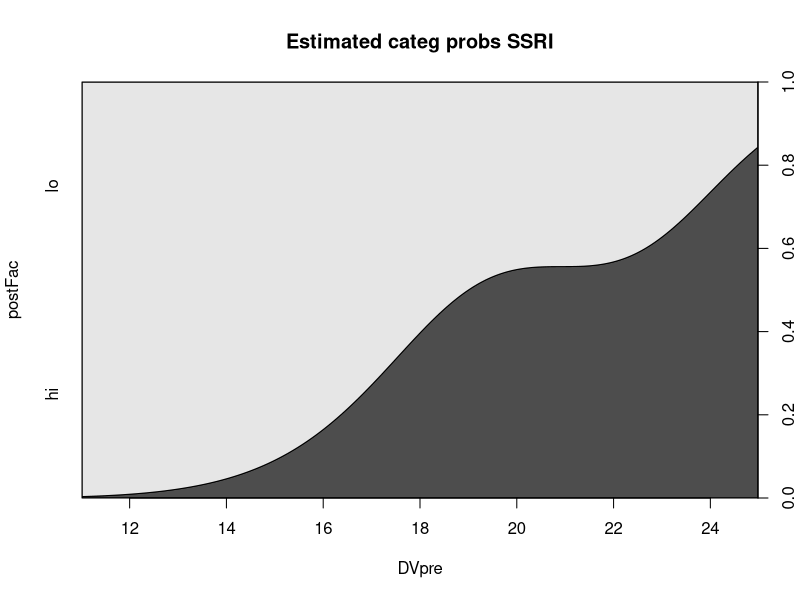
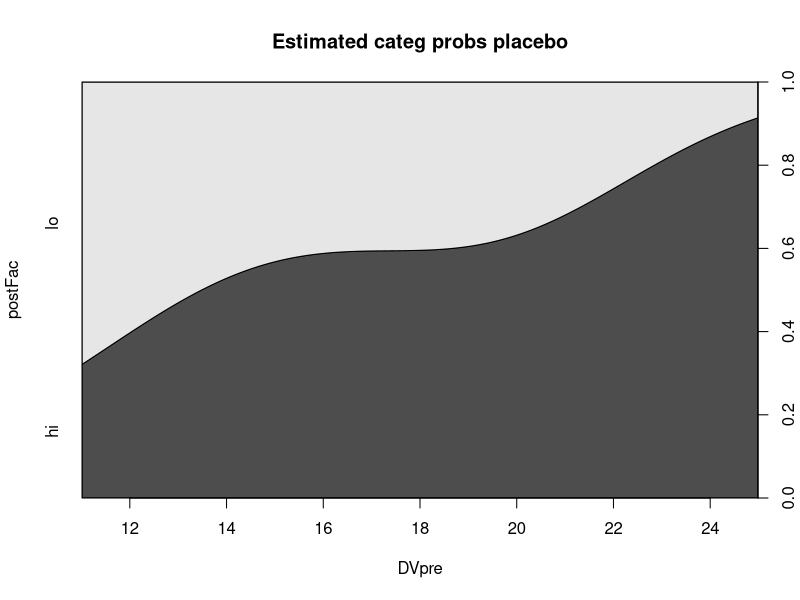
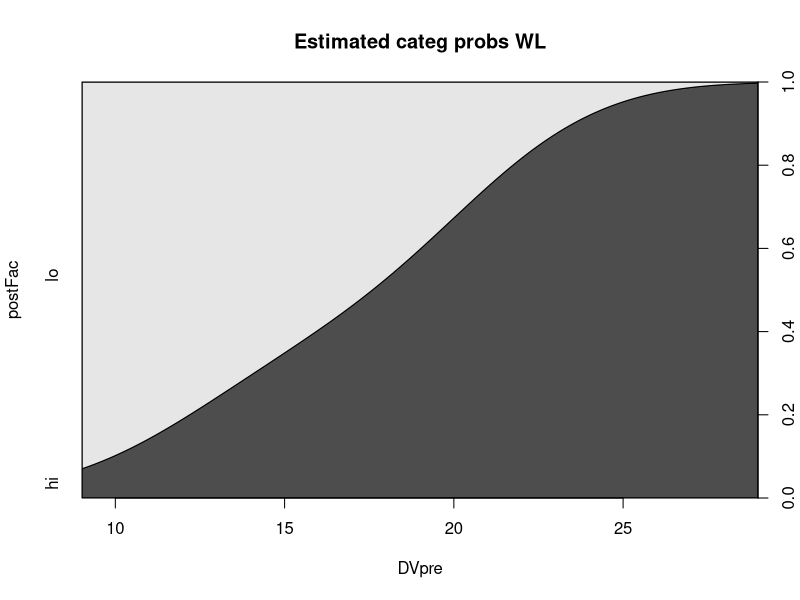
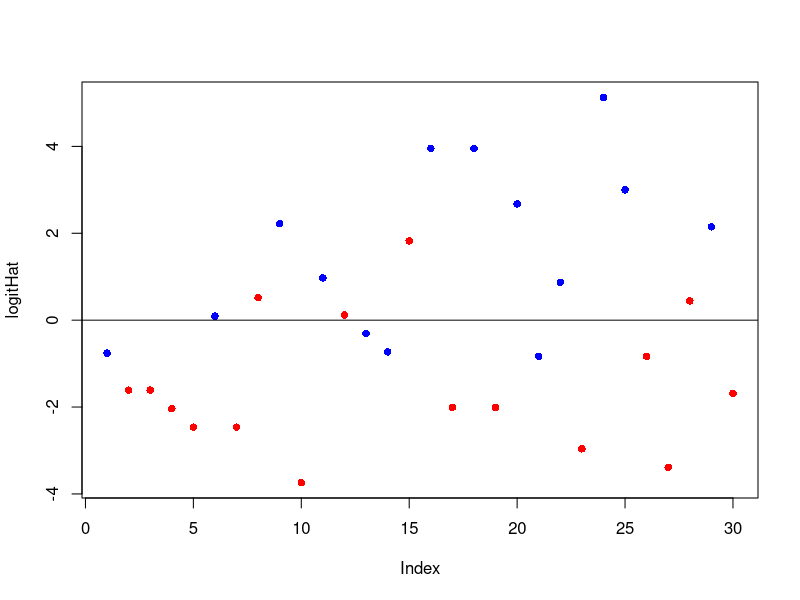

R code for these plots, in order:
## ------------------------------------------------------------------------
wants <- c("rms")
has   <- wants %in% rownames(installed.packages())
if(any(!has)) install.packages(wants[!has])

## ------------------------------------------------------------------------
set.seed(123)
SSRIpre  <- c(18, 16, 16, 15, 14, 20, 14, 21, 25, 11)
SSRIpost <- c(12,  0, 10,  9,  0, 11,  2,  4, 15, 10)
PlacPre  <- c(18, 16, 15, 14, 20, 25, 11, 25, 11, 22)
PlacPost <- c(11,  4, 19, 15,  3, 14, 10, 16, 10, 20)
WLpre    <- c(15, 19, 10, 29, 24, 15,  9, 18, 22, 13)
WLpost   <- c(17, 25, 10, 22, 23, 10,  2, 10, 14,  7)

P        <- 3
Nj       <- rep(length(SSRIpre), times=P)
IV       <- factor(rep(1:P, Nj), labels=c("SSRI", "Placebo", "WL"))
DVpre    <- c(SSRIpre,  PlacPre,  WLpre)
DVpost   <- c(SSRIpost, PlacPost, WLpost)
postFac  <- cut(DVpost, breaks=c(-Inf, median(DVpost), Inf),
                        labels=c("lo", "hi"))
dfAncova <- data.frame(IV, DVpre, DVpost, postFac)

## ----rerRegressionLogistic01---------------------------------------------
cdplot(postFac ~ DVpre, data=dfAncova, subset=IV == "SSRI",
       main="Estimated categ probs SSRI")
cdplot(postFac ~ DVpre, data=dfAncova, subset=IV == "Placebo",
       main="Estimated categ probs placebo")
cdplot(postFac ~ DVpre, data=dfAncova, subset=IV == "WL",
       main="Estimated categ probs WL")

## ------------------------------------------------------------------------
(glmFit <- glm(postFac ~ DVpre + IV, family=binomial(link="logit"), data=dfAncova))

## ------------------------------------------------------------------------
exp(coef(glmFit))

## ------------------------------------------------------------------------
exp(confint(glmFit))

## ------------------------------------------------------------------------
N      <- 100
x1     <- rnorm(N, 100, 15)
x2     <- rnorm(N, 10, 3)
total  <- sample(40:60, N, replace=TRUE)
hits   <- rbinom(N, total, prob=0.4)
hitMat <- cbind(hits, total-hits)
glm(hitMat ~ x1 + x2, family=binomial(link="logit"))

## ------------------------------------------------------------------------
relHits <- hits/total
glm(relHits ~ x1 + x2, weights=total, family=binomial(link="logit"))

## ----rerRegressionLogistic02---------------------------------------------
logitHat <- predict(glmFit, type="link")
plot(logitHat, pch=16, col=c("red", "blue")[unclass(dfAncova$postFac)])
abline(h=0)

## ------------------------------------------------------------------------
Phat <- fitted(glmFit)
Phat <- predict(glmFit, type="response")
head(Phat)
mean(Phat)
prop.table(xtabs(~ postFac, data=dfAncova))

## ------------------------------------------------------------------------
thresh <- 0.5
facHat <- cut(Phat, breaks=c(-Inf, thresh, Inf), labels=c("lo", "hi"))
cTab   <- xtabs(~ postFac + facHat, data=dfAncova)
addmargins(cTab)

## ------------------------------------------------------------------------
(CCR <- sum(diag(cTab)) / sum(cTab))

## ------------------------------------------------------------------------
deviance(glmFit)
logLik(glmFit)
AIC(glmFit)

## ------------------------------------------------------------------------
library(rms)
lrm(postFac ~ DVpre + IV, data=dfAncova)

## ------------------------------------------------------------------------
N    <- nobs(glmFit)
glm0 <- update(glmFit, . ~ 1)
LLf  <- logLik(glmFit)
LL0  <- logLik(glm0)

## ------------------------------------------------------------------------
as.vector(1 - (LLf / LL0))

## ------------------------------------------------------------------------
as.vector(1 - exp((2/N) * (LL0 - LLf)))

## ------------------------------------------------------------------------
as.vector((1 - exp((2/N) * (LL0 - LLf))) / (1 - exp(LL0)^(2/N)))

## ------------------------------------------------------------------------
Nnew  <- 3
dfNew <- data.frame(DVpre=rnorm(Nnew, 20, sd=7),
                    IV=factor(rep("SSRI", Nnew), levels=levels(dfAncova$IV)))
predict(glmFit, newdata=dfNew, type="response")

## ------------------------------------------------------------------------
summary(glmFit)

## ------------------------------------------------------------------------
anova(glm0, glmFit, test="Chisq")

## ------------------------------------------------------------------------
drop1(glmFit, test="Chi")

## ------------------------------------------------------------------------
glmPre <- update(glmFit, . ~ . - IV) # no IV factor
anova(glmPre, glmFit, test="Chisq")

## ------------------------------------------------------------------------
anova(glm0, glmPre, test="Chisq")

## ------------------------------------------------------------------------
try(detach(package:rms))
try(detach(package:Hmisc))
try(detach(package:grid))
try(detach(package:lattice))
try(detach(package:survival))
try(detach(package:splines))
try(detach(package:Formula))
